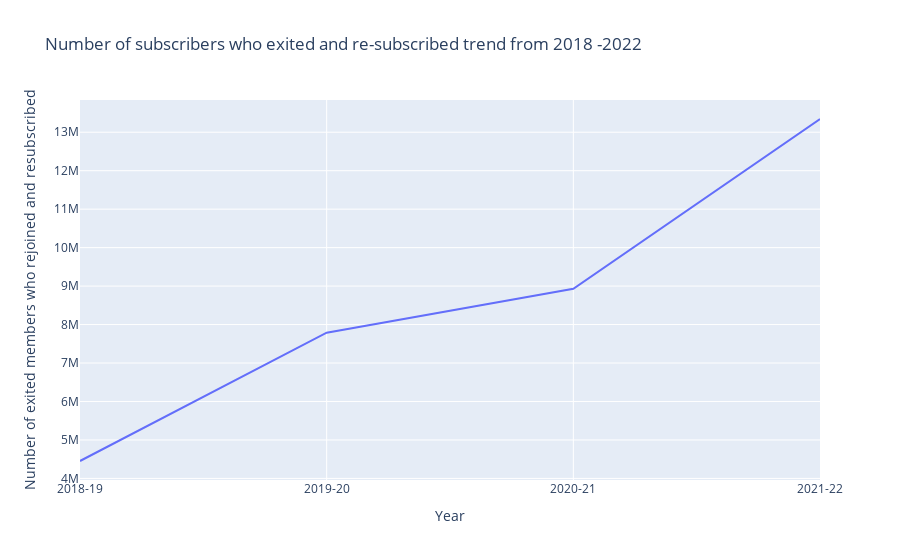

Notebook cell for this chart:
### Markdown cell above
Observation from above illustration:
* An exited EPFO subcriber means the settlement of an EPF claim. At the onset of peak COVID-19 pandemic in 2020, the total number of exited EPFO subcribers has dropped by almost 30% to 9.7 million in 2020 from 13 million per year in 2018. 
* The exit could possibly be due to need of funds for COVID-19 related adversities or lay-off by establishment.
* Interestingly, data shows that less number of subscribers exited during peak COVID-19.
* The trend shows steady rise post peak COVID-19 in 2021.

### Code cell
fig = px.line(df,x="Year",y="Number of exited members who rejoined and resubscribed",title= "Number of subscribers who exited and re-subscribed trend from 2018 -2022")

fig.show()

### Figure 1 — Plotly figure (JSON) as saved in the notebook; plotly's stock layout.template omitted (floating-point values rounded to 4 significant figures)
{"data": [{"hovertemplate": "Year=%{x}<br>Number of exited members who rejoined and resubscribed=%{y}<extra></extra>", "legendgroup": "", "line": {"color": "#636efa", "dash": "solid"}, "marker": {"symbol": "circle"}, "mode": "lines", "name": "", "orientation": "v", "showlegend": false, "type": "scatter", "x": ["2018-19", "2019-20", "2020-21", "2021-22"], "xaxis": "x", "y": [4452741, 7787429, 8928372, 13344038], "yaxis": "y"}], "layout": {"legend": {"tracegroupgap": 0}, "title": {"text": "Number of subscribers who exited and re-subscribed trend from 2018 -2022"}, "xaxis": {"anchor": "y", "domain": [0, 1], "title": {"text": "Year"}}, "yaxis": {"anchor": "x", "domain": [0, 1], "title": {"text": "Number of exited members who rejoined and resubscribed"}}}}
